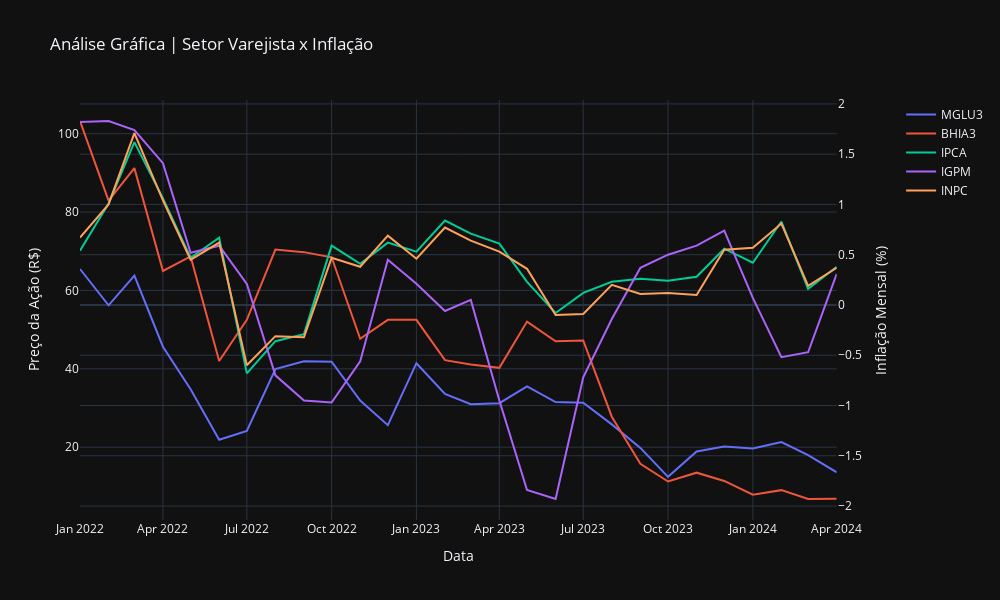

The code cell stored with this chart in its notebook:
### Code cell
# Preços de Magazine Luiza e Casas Bahia e inflação absolutos

fig = make_subplots(specs=[[{'secondary_y': True}]])

fig.add_trace(go.Scatter(x=df_varejo_selic_inflacao.index, y=df_varejo_selic_inflacao['MGLU3.SA'], name='MGLU3'))
fig.add_trace(go.Scatter(x=df_varejo_selic_inflacao.index, y=df_varejo_selic_inflacao['BHIA3.SA'], name='BHIA3'))

fig.add_trace(go.Scatter(x=df_varejo_selic_inflacao.index, y=df_varejo_selic_inflacao['IPCA'], name='IPCA'), secondary_y=True)
fig.add_trace(go.Scatter(x=df_varejo_selic_inflacao.index, y=df_varejo_selic_inflacao['IGPM'], name='IGPM'), secondary_y=True)
fig.add_trace(go.Scatter(x=df_varejo_selic_inflacao.index, y=df_varejo_selic_inflacao['INPC'], name='INPC'), secondary_y=True)

fig.update_layout(xaxis_title="Data", yaxis_title="Preço da Ação (R$)", yaxis2_title="Inflação Mensal (%)", template='plotly_dark', title="Análise Gráfica | Setor Varejista x Inflação", width=1000, height=600)

fig.show()
